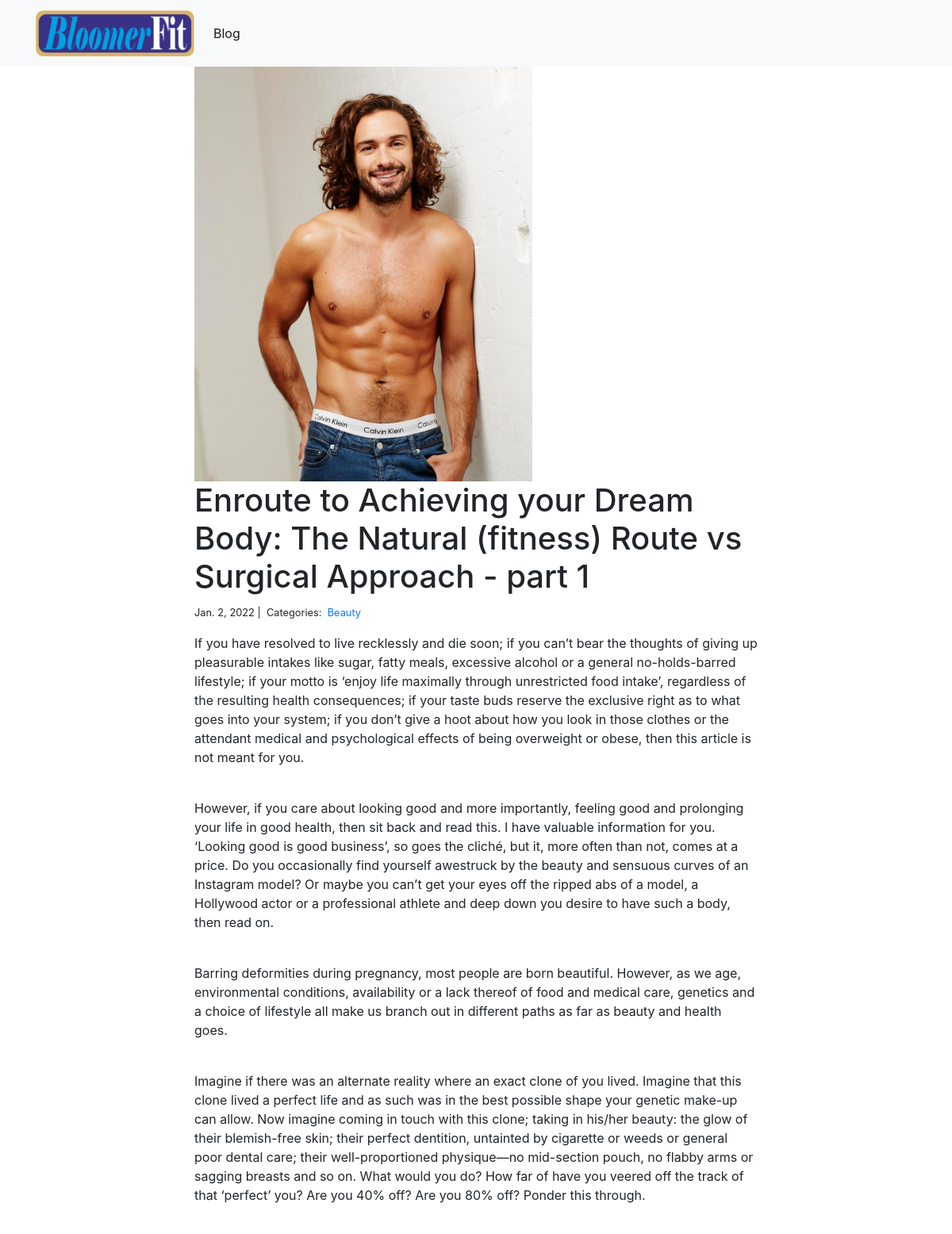
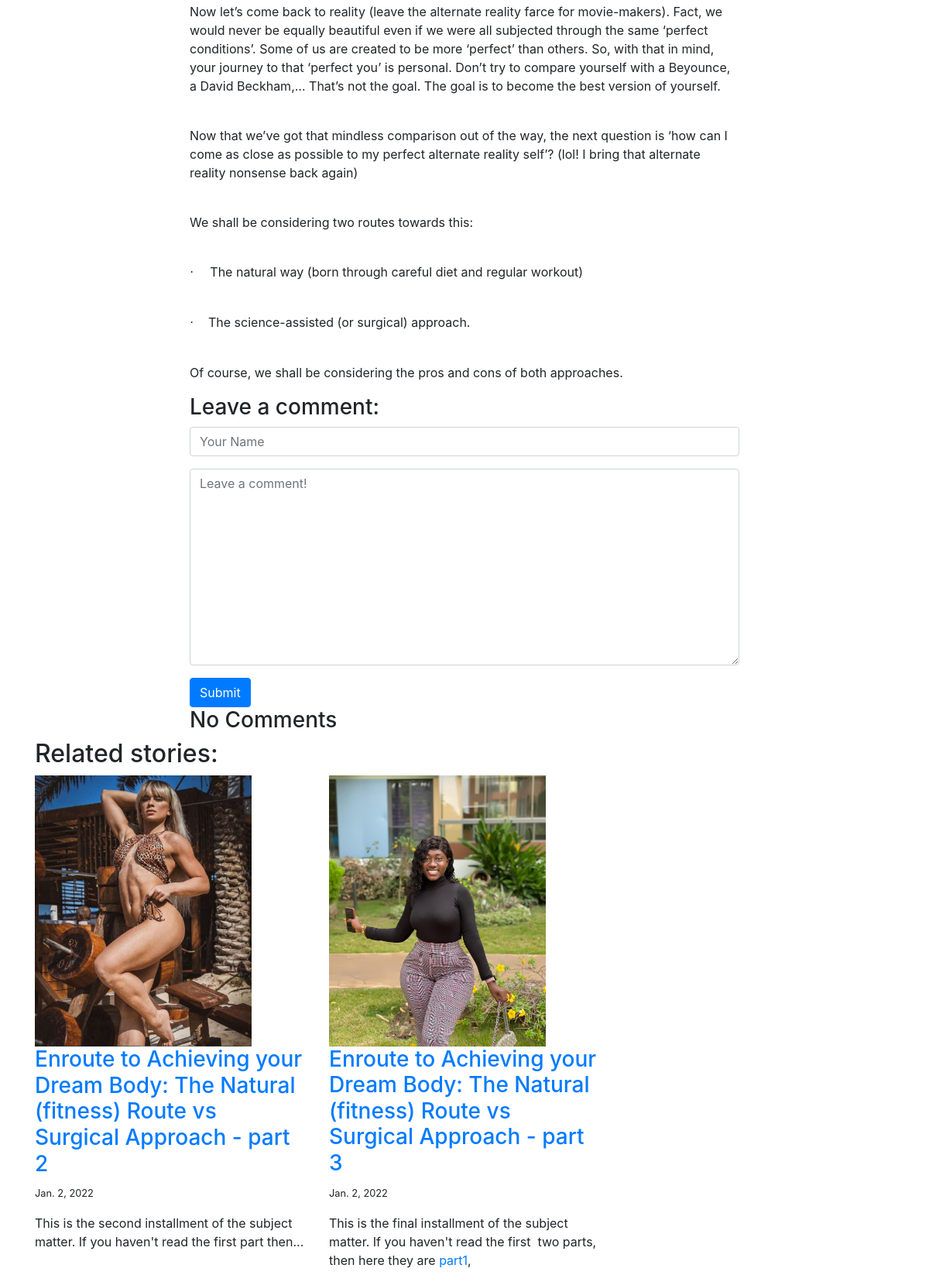
The app's page /blog/4/ with its own data (2 pictures, top to bottom).
### blog/models.py (models this page shows, shortened)
class Post(models.Model):
    title = models.CharField(max_length=255)
    body = HTMLField()
    created_on = models.DateTimeField(auto_now_add=True)
    last_modified = models.DateTimeField(auto_now=True)
    categories = models.ManyToManyField('Category', related_name='posts')
    image = models.FilePathField(path="C:/Users/USER/Desktop/fitnfine/fitness/blog/static/img")

class Category(models.Model):
    name = models.CharField(max_length=20)

### blog/views.py (the view, shortened to what this page needs)
# urls.py: path("<int:pk>/", views.blog_detail, name="blog_detail"),
def blog_detail(request, pk):
    post = Post.objects.get(pk=pk)
    object_list = Post.objects.all().exclude(id=post.id)
    form = CommentForm()
    comments = Comment.objects.filter(post=post)
    num_of_comments = len(comments)
    context = {
        "post": post,
        "comments": comments,
        "form": form,
        "object_list":object_list,
        "num_of_comments":num_of_comments
    }
    return render(request, "blog/blog_detail.html", context)

### blog/forms.py
class CommentForm(forms.Form):
    author = forms.CharField(
        max_length=60,
        widget=forms.TextInput(attrs={
            "class": "form-control",
            "placeholder": "Your Name"
        })
    )
    body = forms.CharField(widget=forms.Textarea(
        attrs={
            "class": "form-control",
            "placeholder": "Leave a comment!"
        })
    )

### blog/templates/blog/blog_detail.html (shortened to what this page needs)
{% extends "blog/base.html" %}
{% load static %}
{% block body %}
<div class="col-md-8 offset-md-2">
    <img  src="{% static post.image %}" alt="image" width="60%">
    <h1>{{ post.title }}</h1>
    <small>
        {{ post.created_on.date }} |&nbsp;
        Categories:&nbsp;
        {% for category in post.categories.all %}
        <a href="{% url 'blog:blog_category' category.name %}">
            {{ category.name }}
        </a>&nbsp;
        {% endfor %}
    </small>
    <p>{{ post.body| safe | linebreaks }}</p>
    <h3>Leave a comment:</h3>
    <form action="/blog/{{ post.pk }}/" method="post">
        <div class="form-group">
            {{ form.author }}
        </div>
        <div class="form-group">
            {{ form.body }}
        </div>
        <button type="submit" class="btn btn-primary">Submit</button>
    </form>
    {% for comment in comments %}
    <div style="border: 1.5px dashed green; border-radius: 5px; position: relative; padding: 15px">
        <img src="{% static 'img/profile_avatar.png' %}" style="width: 65px; float: right;">
    <p>
        On {{comment.created_on.date }}&nbsp;
        <b>{{ comment.author }}</b> wrote:
    </p>
    <p>{{ comment.body }}</p>
    </div>
    <hr>
    {% empty %}
    <h3>No Comments</h3>
   {% endfor %}
</div>
<h2>Related stories:</h2>
<div class="row">
    {% for category in post.categories.all %}
        {% for obj in object_list %}
          {% if category in obj.categories.all  %}
             <div class="col-md-4">
                 <img  src="{% static obj.image %}" alt="image here" width="80%">
                 <h3><a href="{% url 'blog:blog_detail' obj.pk %}">{{ obj.title }}</a></h3>
                 <small>
                     {{ obj.created_on.date }}
                 </small>
                 <p>{{ obj.body| safe | slice:":200" }}...</p>
             </div>
          {% endif %}
        {% endfor %}
    {% endfor %}
{% endblock %}

### blog/templates/blog/base.html (shortened to what this page needs)
<!DOCTYPE html>
{% load static %}
<html lang="en">
<head>
    <link rel="stylesheet" href="https://stackpath.bootstrapcdn.com/bootstrap/4.1.3/css/bootstrap.min.css">
    <link href="{% static 'css/styles.css'%}" rel="stylesheet" type="text/css">
</head>
<body>
<nav class="navbar navbar-expand-lg navbar-light bg-light">
    <div class="container">
        <a class="navbar-brand mynav" href="{% url 'users:index'  %}"><img src="{% static 'images/bloomer_logo2.png' %}" class='logo'></a>
        <div class="collapse navbar-collapse" id="navbarSupportedContent">
          <ul class="navbar-nav mr-auto">
            <li class="nav-item active">
              <a class="nav-link" href="{% url 'blog:blog_index' %}">Blog</a>
            </li>
          </ul>
        </div>
    </div>
</nav>
<div class="container">
    {% block body %}{% endblock %}
</body>
</html>

### blog/templates/blog/base.html (style rules this page uses)
.logo { max-width: 200px; }

### records on screen
Post: image (picture), title "Enroute to Achieving your Dream Body: The Natural (fitness) Route vs Surgical Approach - part 1", created_on "Jan. 2, 2022", body "If you have resolved to live recklessly and die soon; if you can’t bear the thoughts of giving up pleasurable intakes like sugar, fatty meals, excessive alcohol or a general no-holds-barred lifestyle; if your motto is ‘enjoy life maximally through unrestricted food intake’, regardless of the resulting health consequences; if your taste buds reserve the exclusive right as to what goes into your system; if you don’t give a hoot about how you look in those clothes or the attendant medical and psychological effects of being overweight or obese, then this article is not meant for you. However, if you care about looking good and more importantly, feeling good and prolonging your life in good…"
Category: name "Beauty"
Post: image (picture), title "Enroute to Achieving your Dream Body: The Natural (fitness) Route vs Surgical Approach - part 2", created_on "Jan. 2, 2022", body "This is the second installment of the subject matter. If you haven't read the first part then"
Post: image (picture), title "Enroute to Achieving your Dream Body: The Natural (fitness) Route vs Surgical Approach - part 3", created_on "Jan. 2, 2022", body "This is the final installment of the subject matter. If you haven't read the first two parts, then here they are part1 ,"
